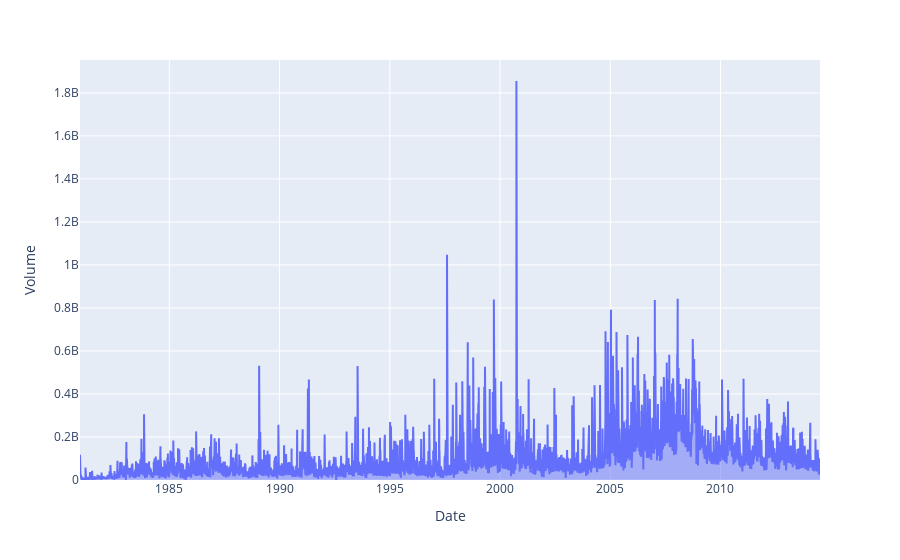

Notebook code cell kept with this figure:
### Markdown cell above
# Look for the `function()` to Create the Data Visualization

- Apply the [Python Resolver Discipline](https://github.com/jsulopz/python-resolver-discipline/blob/main/01_Code%20of%20Discipline/01_Sketch%20the%20Result.md)
- The function `area()` from `express` module within `plotly` library
- Where I specify:
    - The `Date` column in the x-axis
    - The `Volume` column in the `y-axis`
    - And `df` as the `DataFrame` where to look for these columns

### Code cell
import plotly.express as px

px.area(x='Date', y='Volume', data_frame=df)

### Figure 1 — Plotly figure (JSON) as saved in the notebook; plotly's stock layout.template omitted (floating-point values rounded to 4 significant figures; data arrays with more than 128 entries replaced by an {"elided": "..."} marker saying what was removed)
{"data": [{"hovertemplate": "Date=%{x}<br>Volume=%{y}<extra></extra>", "legendgroup": "", "line": {"color": "#636efa"}, "marker": {"symbol": "circle"}, "mode": "lines", "name": "", "orientation": "v", "showlegend": false, "stackgroup": "1", "type": "scatter", "x": {"elided": "8465 str values"}, "xaxis": "x", "y": {"elided": "8465 int values"}, "yaxis": "y"}], "layout": {"autosize": true, "legend": {"tracegroupgap": 0}, "margin": {"t": 60}, "xaxis": {"anchor": "y", "autorange": true, "domain": [0, 1], "range": ["1980-12-12", "2014-07-08"], "title": {"text": "Date"}, "type": "date"}, "yaxis": {"anchor": "x", "autorange": true, "domain": [0, 1], "range": [0, 1953000000.0], "title": {"text": "Volume"}, "type": "linear"}}}
